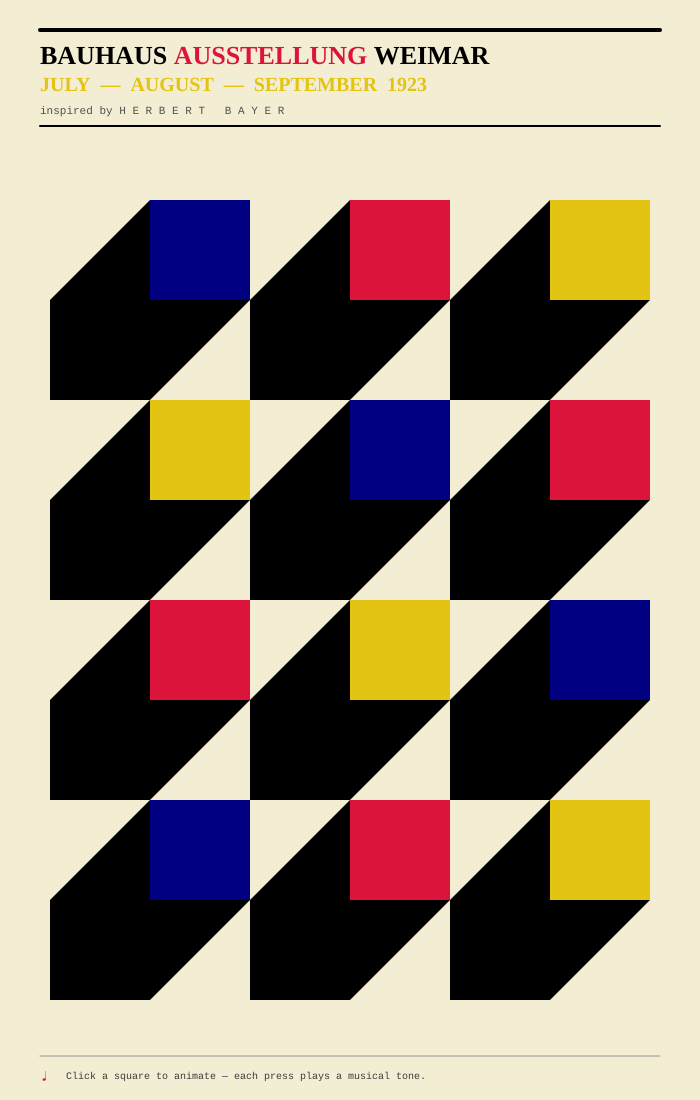
Frame 1 (no input)
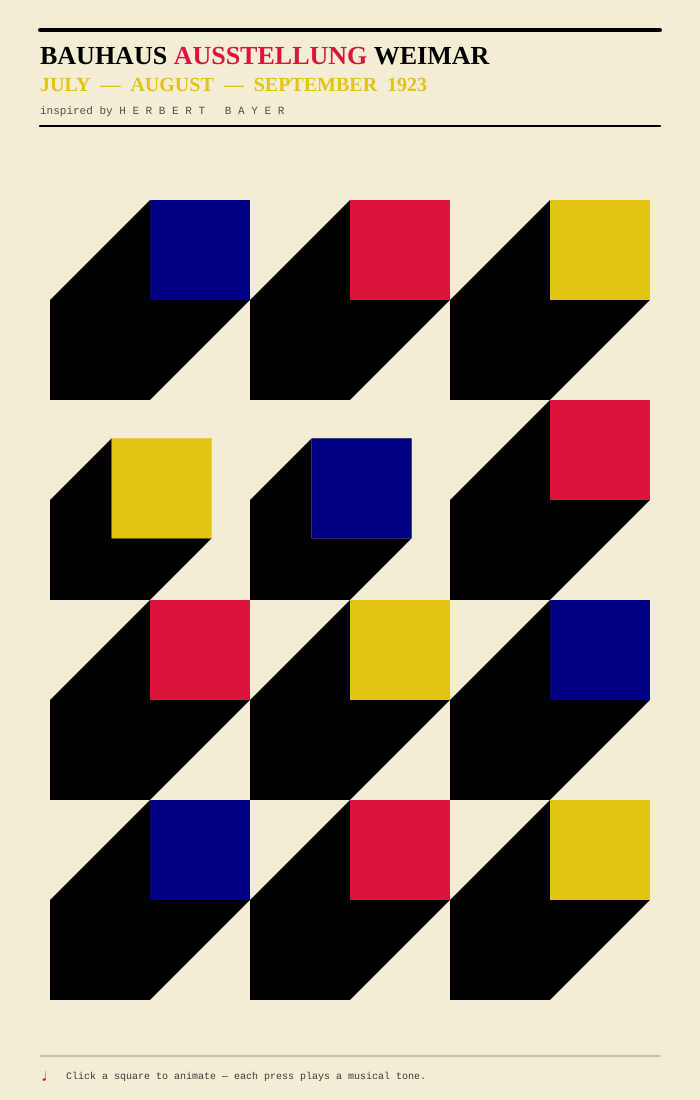
Frame 2 (the mouse pressed at the canvas centre, redrawn once)

The p5.js sketch that drew these frames (run headless with seeded random() and noise() and a simulated clock; the mouse was pressed at the canvas centre and the sketch redrawn once):

// p5.js sketch
// ── sketch.js
// ─── Audio ────────────────────────────────────────────────────────────────────
let audioCtx = null;

function getAudioCtx() {
  if (!audioCtx) audioCtx = new (window.AudioContext || window.webkitAudioContext)();
  return audioCtx;
}

const NOTES = [261.63, 293.66, 329.63, 392.00, 440.00,
               523.25, 587.33, 659.25, 783.99, 880.00,
               1046.50, 1174.66];

function playNote(hz) {
  let ctx  = getAudioCtx();
  let osc  = ctx.createOscillator();
  let gain = ctx.createGain();
  osc.connect(gain);
  gain.connect(ctx.destination);
  osc.type = 'triangle';
  osc.frequency.setValueAtTime(hz, ctx.currentTime);
  gain.gain.setValueAtTime(0, ctx.currentTime);
  gain.gain.linearRampToValueAtTime(0.38, ctx.currentTime + 0.02);
  gain.gain.exponentialRampToValueAtTime(0.001, ctx.currentTime + 0.65);
  osc.start(ctx.currentTime);
  osc.stop(ctx.currentTime + 0.65);
}

// ─── Cells ────────────────────────────────────────────────────────────────────
let cells = [];
const SQ     = 100;
const OFFSET = 100;

function ease(t) {
  return t < 0.5 ? 2 * t * t : -1 + (4 - 2 * t) * t;
}

function setup() {
  createCanvas(700, 1100);

  let colorRows = [
    ["navy",         "crimson",      [227, 196, 18]],
    [[227, 196, 18], "navy",         "crimson"     ],
    ["crimson",      [227, 196, 18], "navy"        ],
    ["navy",         "crimson",      [227, 196, 18]]
  ];

  let xs = [150, 350, 550];
  let ys = [200, 400, 600, 800];

  let idx = 0;
  for (let r = 0; r < 4; r++) {
    for (let c = 0; c < 3; c++) {
      cells.push({
        x: xs[c],
        y: ys[r],
        col: colorRows[r][c],
        t: 0,
        pressed: false,
        noteHz: NOTES[idx % NOTES.length]
      });
      idx++;
    }
  }
}

function drawCell(cell) {
  let e      = ease(cell.t);
  let shift  = e * OFFSET;
  let shadow = OFFSET * (1 - e);
  let x = cell.x - shift;
  let y = cell.y + shift;

  noStroke();

  if (shadow > 0.5) {
    fill(0);
    beginShape();
    vertex(x,               y);
    vertex(x - shadow,      y + shadow);
    vertex(x - shadow,      y + SQ + shadow);
    vertex(x + SQ - shadow, y + SQ + shadow);
    vertex(x + SQ,          y + SQ);
    vertex(x,               y + SQ);
    endShape(CLOSE);
  }

  let c = cell.col;
  if (Array.isArray(c)) fill(c[0], c[1], c[2]);
  else fill(c);
  square(x, y, SQ);
}

function draw() {
  background(242, 237, 211);

  // ── Header ──────────────────────────────────────────────────────────────────
  // Top rule
  stroke(0);
  strokeWeight(4);
  line(40, 30, width - 40, 30);

  // Title line 1
  noStroke();
  textFont('Georgia');
  textStyle(BOLD);

  // "BAUHAUS " in black
  fill(0);
  textSize(26);
  textAlign(LEFT, TOP);
  text('BAUHAUS', 40, 44);

  // "AUSSTELLUNG " in crimson
  fill('crimson');
  text('AUSSTELLUNG', 40 + textWidth('BAUHAUS '), 44);

  // "WEIMAR" in black
  fill(0);
  text(' WEIMAR', 40 + textWidth('BAUHAUS AUSSTELLUNG'), 44);

  // Title line 2 — date in gold
  fill(227, 196, 18);
  textSize(20);
  text('JULY  —  AUGUST  —  SEPTEMBER  1923', 40, 76);

  // Artist name
  fill(80);
  textSize(11);
  textStyle(NORMAL);
  textFont('Courier New');
  text('inspired by H E R B E R T   B A Y E R', 40, 106);

  // Bottom rule
  stroke(0);
  strokeWeight(2);
  line(40, 126, width - 40, 126);

  // ── Cells ───────────────────────────────────────────────────────────────────
  let anyAnimating = false;
  for (let cell of cells) {
    let target = cell.pressed ? 1 : 0;
    if (abs(cell.t - target) > 0.001) {
      cell.t += (target - cell.t) * 0.25;
      anyAnimating = true;
    } else {
      cell.t = target;
    }
    drawCell(cell);
  }

  // ── Footer ──────────────────────────────────────────────────────────────────
  stroke(150);
  strokeWeight(1);
  line(40, height - 44, width - 40, height - 44);
  noStroke();
  fill('crimson');
  textSize(18);
  textAlign(LEFT, CENTER);
  text('\u2669', 40, height - 24);
  fill(60);
  textSize(10);
  textFont('Courier New');
  text('Click a square to animate — each press plays a musical tone.', 66, height - 24);

  if (!anyAnimating) noLoop();
}

function mousePressed() {
  for (let cell of cells) {
    if (mouseX >= cell.x - OFFSET && mouseX <= cell.x + SQ + OFFSET &&
        mouseY >= cell.y          && mouseY <= cell.y + SQ + OFFSET) {
      if (!cell.pressed) {
        cell.pressed = true;
        playNote(cell.noteHz);
      }
      loop();
    }
  }
}

function mouseReleased() {
  for (let cell of cells) cell.pressed = false;
  loop();
}
